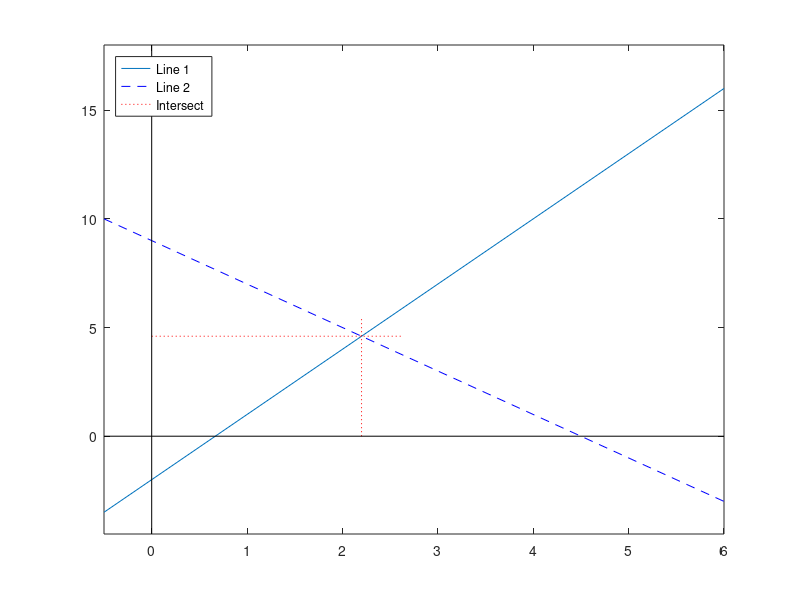

Write MATLAB code to recreate this figure.
% Listing 12-6 - Plotting line intersections
clear
clc
close all

 % equations are y = m1 x + c1
 %               y = m2 x + c2
 %   in matrix form:
 %     [ -m1 1;   * [xp;  =  [c1
 %       -m2 1 ]     yp]      c2]
 ax = [-0.5 6]; ay = [-4.5 18];
 % plot the two lines
 m1 = 3; c1 = -2;
 y1 = m1*ax + c1;
 m2 = -2; c2 = 9;
 y2 = m2*ax + c2;
 plot(ax, y1)
 hold on
 plot(ax, y2, 'b--')
 % solve for the intersection point
 A = [-m1 1; -m2 1];
 c = [c1; c2];
 P = A\c;
 % draw intersection identification lines
 ix = P(1); iy = P(2);
 plot([ix ix], [0 iy*1.2], 'r:')
 plot([0 ix*1.2],[iy iy], 'r:')
 % draw the axes
 plot(ax, [0 0], 'k');
 axis([ax ay])
 plot([0 0], ay, 'k');
 legend({'Line 1','Line 2','Intersect'}, ...
                 'Location','NorthWest' )
